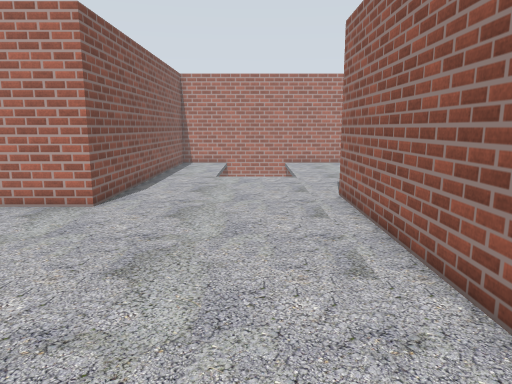
view 1 (above)

17 first-person views from a walk through a world built for the Gazebo simulator. The camera is 1.2 m above the floor, tilts 10° down and sees 70° across. The floor is counted in squares, 0.5 m on a side. Each view is taken from the middle of a square. On the plan, view 1 faces up. The plan holds only what a view shows up to about 20 squares ahead; the rest is blank. The place goes on beyond the plan. Robots are left out. Simple shapes stand in for some stock models. Some surface patterns are stand-ins.

view 2
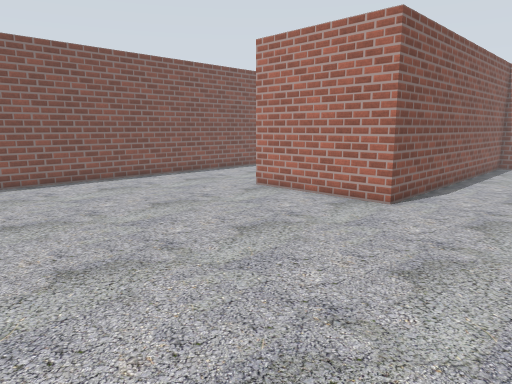

view 3
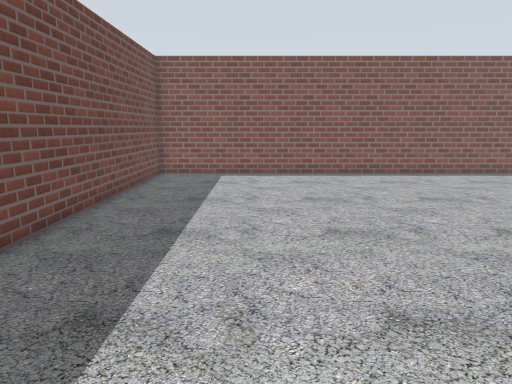

view 4
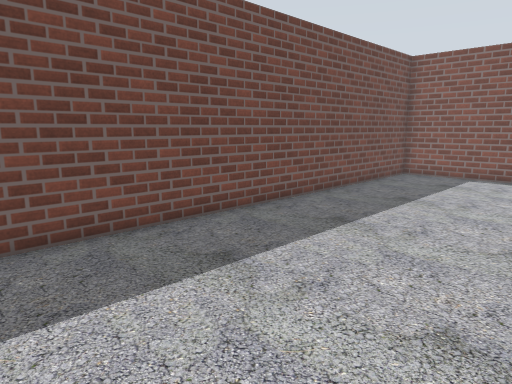

view 5
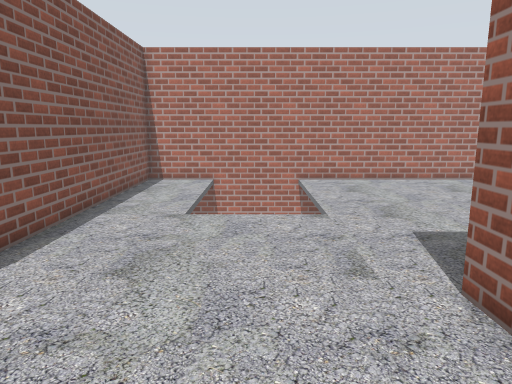

view 6
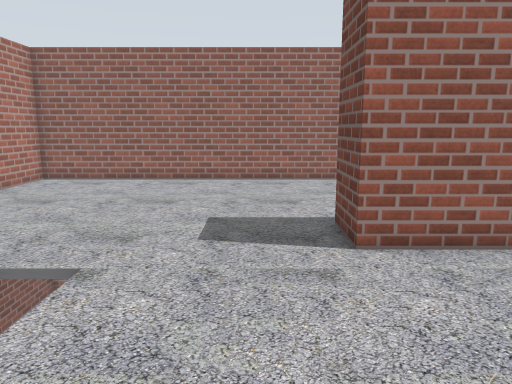

view 7
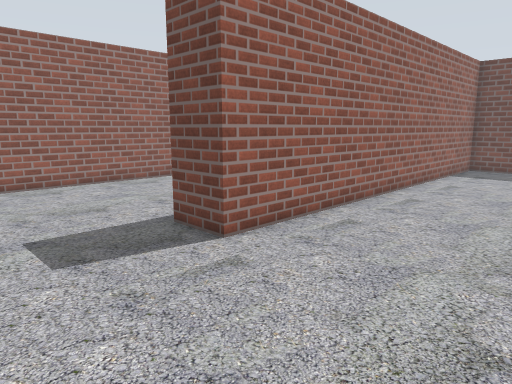

view 8
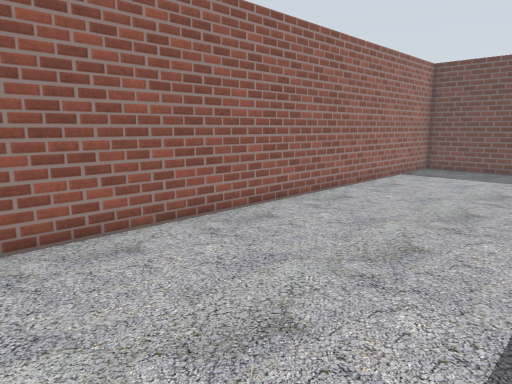

view 9
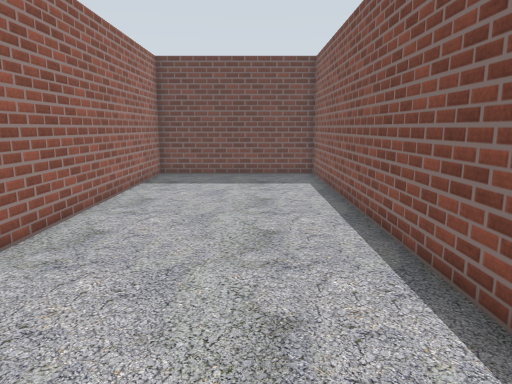

view 10
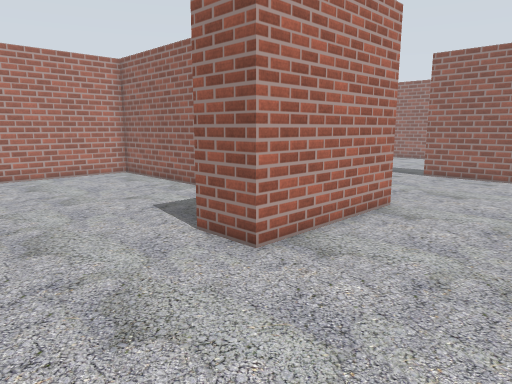

view 11
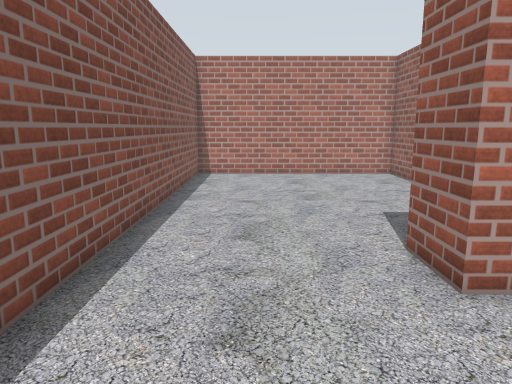

view 12
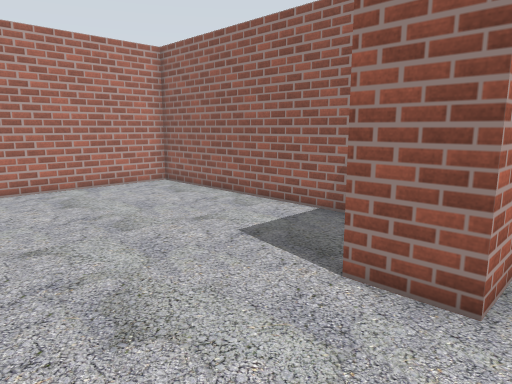

view 13
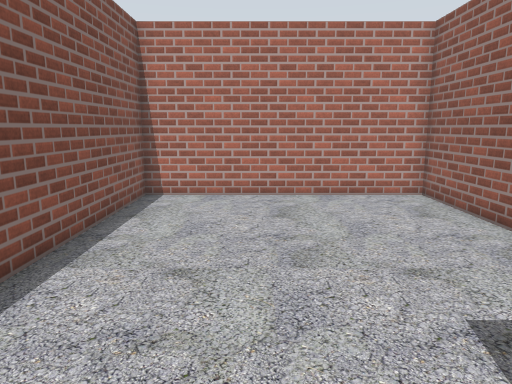

view 14
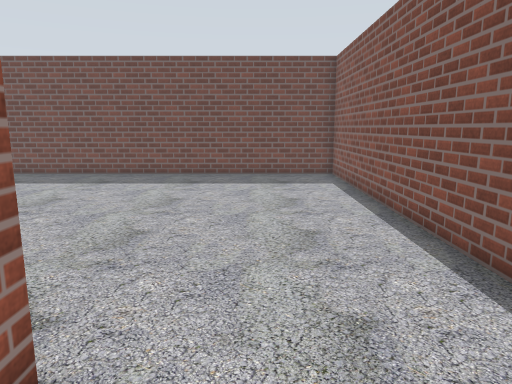

view 15
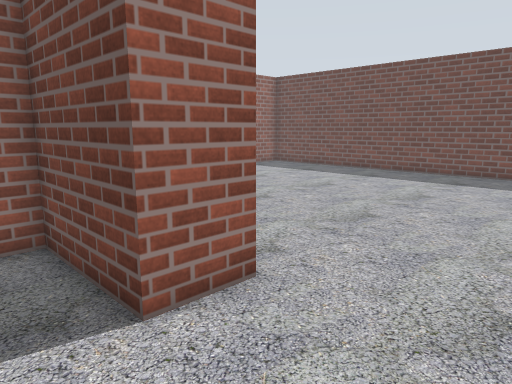

view 16
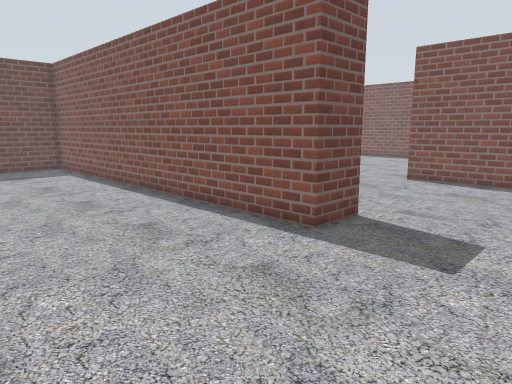

view 17
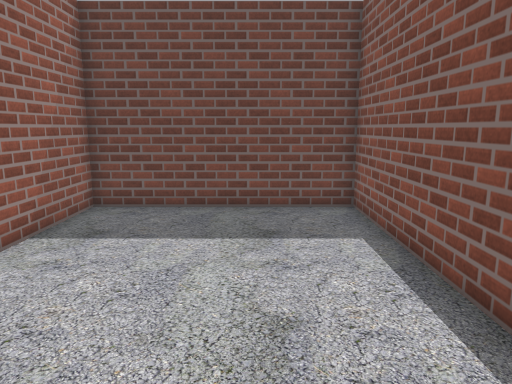

### Floor plan
Key: @ floor where view 1 was taken; . floor; v drop or lower ground; B brick block.
Columns run from 17 left of view 1 to 13 right of it. Each row starts with its distance up from view 1.
 25 BBBBBBBBBBB BBBBBBBBBBBBBBBBBBB
 24 B.........B B..v   v..........B
 23 B.........B B..v   v..........B
 22 B.........B B..v   v..........B
 21 B.........B B..v   v..........B
 20 B.........B B..v   v..........B
 19 B.........B B..v   v..........B
 18 B.........B B..vvvv...........B
 17 B.........B B.................B
 16 B.........B B.................B
 15 B.........B B.................B
 14 B.........B B.................B
 13 B.....BBBBB B.......BBB.......B
 12 B.....B     B.......B B.......B
 11 B.....BBBBBBB.......B B.......B
 10 B...................B B.......B
  9 B...................B B.......B
  8 B...................B B.......B
  7 B...................B B.......B
  6 B...................B B.......B
  5 B...................B B.......B
  4 B...................B B.......B
  3 B...................B B.......B
  2 B...................B B.......B
  1 B...................B B.......B
  0 B................@..B B.......B
 -1 B...................B B.......B
 -2 B...................B B.......B
 -3 B...................B B.......B
 -4 B...................B B.......B
 -5 BBBBBBBBBBBBBBBBBBBBB BBBBBBBBB

Where each view was taken, in squares from view 1:
view 1: 0 up, 0 right, facing up
view 2: 0 up, 0 right, facing up-left
view 3: 0 up, 2 right, facing left
view 4: 3 up, 2 right, facing down-left
view 5: 8 up, 0 right, facing up
view 6: 15 up, 4 left, facing right
view 7: 18 up, 3 left, facing down-right
view 8: 17 up, 5 right, facing down-right
view 9: 14 up, 8 right, facing down
view 10: 6 up, 16 left, facing up-right
view 11: 6 up, 14 left, facing up
view 12: 10 up, 16 left, facing up-right
view 13: 12 up, 13 left, facing up
view 14: 14 up, 13 left, facing down
view 15: 15 up, 15 left, facing down-right
view 16: 18 up, 12 right, facing down-left
view 17: 6 up, 8 right, facing down
